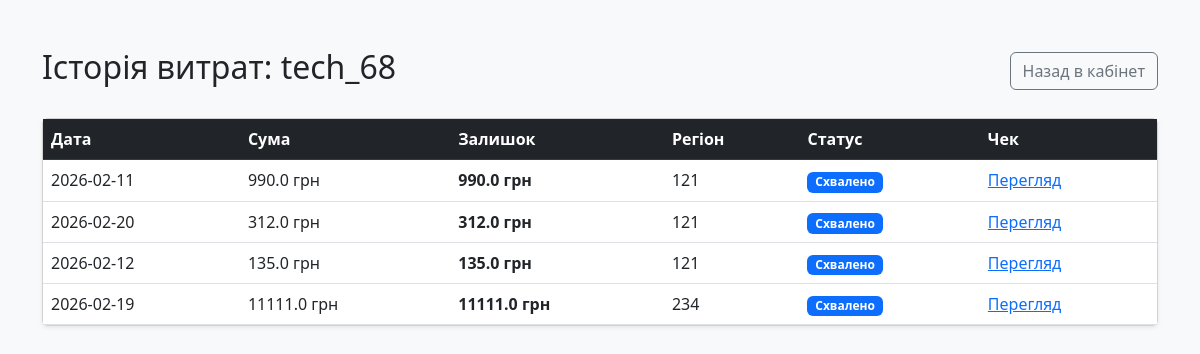
The app's page /user_history/3 (signed in) with its own data.
### app.py (models this page shows, shortened)
class User(db.Model):
    id = db.Column(db.Integer, primary_key=True)
    username = db.Column(db.String(50), unique=True, nullable=False)
    password_hash = db.Column(db.String(128))
    role = db.Column(db.String(20))  # 'admin', 'teamlead', 'l1'
    card_number = db.Column(db.String(20))
    city = db.Column(db.String(100))  # Місто роботи
    leader_id = db.Column(db.Integer, db.ForeignKey('user.id'))
    must_change_password = db.Column(db.Boolean, default=True)
    expenses = db.relationship('Expense', backref='owner', lazy=True)
    leader = db.relationship('User', remote_side=[id], backref='subordinates')

class Expense(db.Model):
    id = db.Column(db.Integer, primary_key=True)
    amount = db.Column(db.Float, nullable=False)
    remaining = db.Column(db.Float, nullable=False)
    category = db.Column(db.String(100))  # Транспорт / Доставка / Закупка
    region = db.Column(db.String(50))  # Тільки цифри
    date = db.Column(db.String(20))  # YYYY-MM-DD
    month_year = db.Column(db.String(7))  # YYYY-MM
    comment = db.Column(db.Text)
    manager_contact = db.Column(db.String(100))  # Керівник регіону
    receipt_img = db.Column(db.String(200))
    status = db.Column(db.String(20), default='Очікує')
    user_id = db.Column(db.Integer, db.ForeignKey('user.id'))

### app.py (the view)
@app.route('/user_history/<int:user_id>')
@login_required
def user_history(user_id):
    u = User.query.get_or_404(user_id)
    exps = Expense.query.filter_by(user_id=user_id).order_by(Expense.id.desc()).all()
    return render_template('user_history.html', target_user=u, expenses=exps)

### app.py (called while the page is built)
def login_required(f):
    @wraps(f)
    def decorated_function(*args, **kwargs):
        if 'user_id' not in session:
            return redirect(url_for('login'))
        return f(*args, **kwargs)
    return decorated_function

### templates/user_history.html (shortened to what this page needs)
<!DOCTYPE html>
<html lang="uk">
<head>
    <link href="https://cdn.jsdelivr.net/npm/bootstrap@5.3.0/dist/css/bootstrap.min.css" rel="stylesheet">
</head>
<body class="bg-light">
    <div class="container mt-5">
        <div class="d-flex justify-content-between align-items-center mb-4">
            <h2>Історія витрат: {{ target_user.username }}</h2>
            <a href="/dashboard" class="btn btn-outline-secondary">Назад в кабінет</a>
        </div>
        <div class="card shadow-sm">
            <table class="table table-hover mb-0">
                <thead class="table-dark">
                    <tr>
                        <th>Дата</th>
                        <th>Сума</th>
                        <th>Залишок</th>
                        <th>Регіон</th>
                        <th>Статус</th>
                        <th>Чек</th>
                    </tr>
                </thead>
                <tbody>
                    {% for e in expenses %}
                    <tr>
                        <td>{{ e.date }}</td>
                        <td>{{ e.amount }} грн</td>
                        <td class="fw-bold">{{ e.remaining }} грн</td>
                        <td>{{ e.region }}</td>
                        <td>
                            <span class="badge {% if e.status == 'Виплачено' %}bg-success{% elif e.status == 'Схвалено' %}bg-primary{% else %}bg-secondary{% endif %}">
                                {{ e.status }}
                            </span>
                        </td>
                        <td><a href="/static/uploads/{{ e.receipt_img }}" target="_blank">Перегляд</a></td>
                    </tr>
                    {% endfor %}
                </tbody>
            </table>
        </div>
    </div>
</body>
</html>

### records on screen
User: username "tech_68"
Expense: date "2026-02-11", amount "990.0", remaining "990.0", region "121", status "Схвалено"
Expense: date "2026-02-20", amount "312.0", remaining "312.0", region "121", status "Схвалено"
Expense: date "2026-02-12", amount "135.0", remaining "135.0", region "121", status "Схвалено"
Expense: date "2026-02-19", amount "11111.0", remaining "11111.0", region "234", status "Схвалено"
